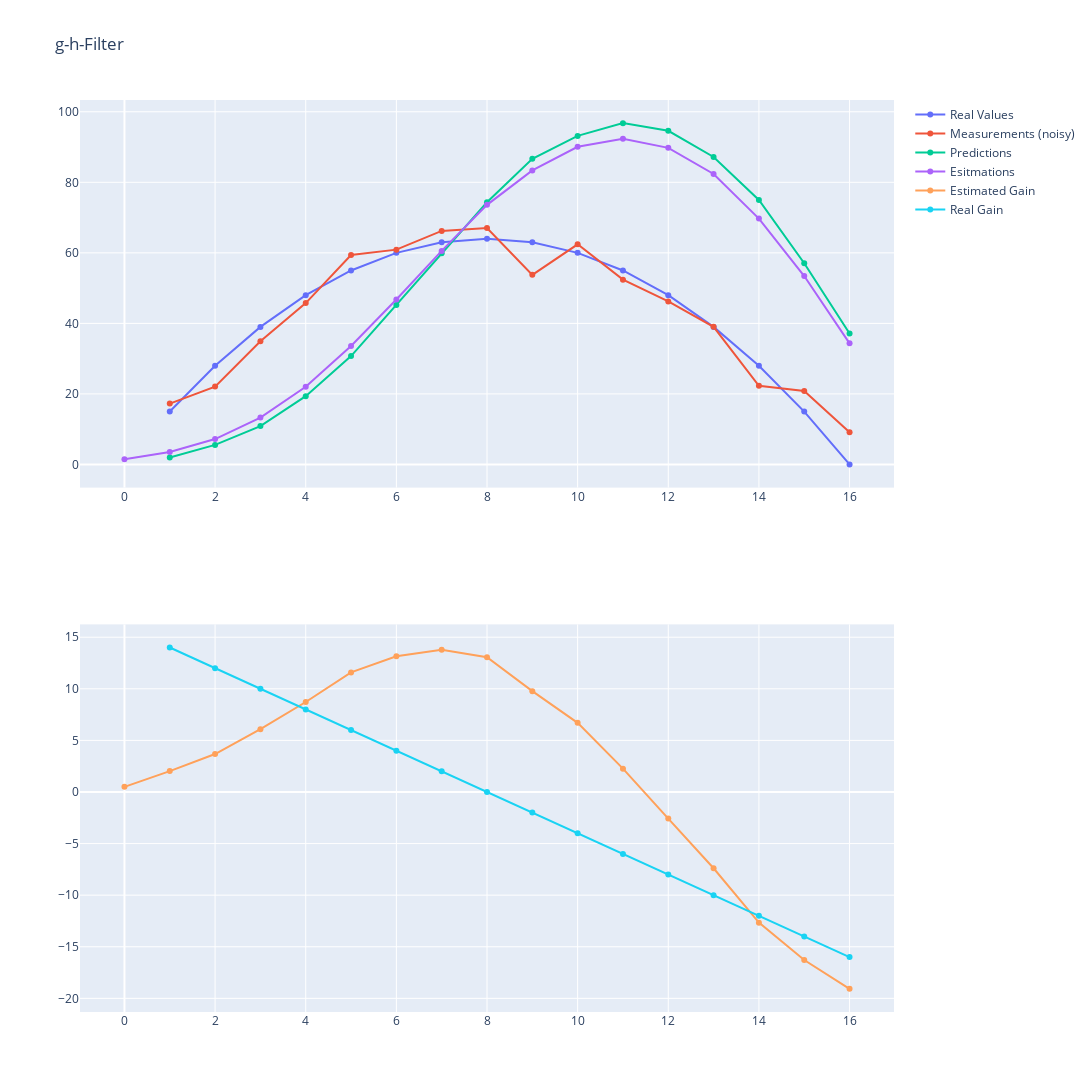

Here is the notebook cell this chart was saved with:
### Code cell
fig = make_subplots(
    rows=2,
    cols=1,
)

fig.add_scatter(x=t, y=f(t), name='Real Values', row=1, col=1)
fig.add_scatter(x=t, y=measurements, name='Measurements (noisy)', row=1, col=1)
fig.add_scatter(x=t, y=x_pred, name='Predictions', row=1, col=1)

fig.add_scatter(x=t0, y=x_est, name ='Esitmations', row=1, col=1)
fig.add_scatter(x=t0, y=dx, name='Estimated Gain', row=2, col=1)
fig.add_scatter(x=t, y=df(t), name='Real Gain', row=2, col=1)

(
    fig
    .update_layout(
        title="g-h-Filter",
        showlegend=True,
        width=1200,
        height=1600,
    )
    .update_traces(
        mode="lines+markers",
    )
)

### Figure 1 — Plotly figure (JSON) as saved in the notebook; plotly's stock layout.template omitted (floating-point values rounded to 4 significant figures)
{"data": [{"mode": "lines+markers", "name": "Real Values", "type": "scatter", "x": [1, 2, 3, 4, 5, 6, 7, 8, 9, 10, 11, 12, 13, 14, 15, 16], "xaxis": "x", "y": [15, 28, 39, 48, 55, 60, 63, 64, 63, 60, 55, 48, 39, 28, 15, 0], "yaxis": "y"}, {"mode": "lines+markers", "name": "Measurements (noisy)", "type": "scatter", "x": [1, 2, 3, 4, 5, 6, 7, 8, 9, 10, 11, 12, 13, 14, 15, 16], "xaxis": "x", "y": [17.26, 22.08, 34.94, 45.75, 59.38, 60.91, 66.22, 67.06, 53.77, 62.42, 52.4, 46.24, 39.02, 22.29, 20.86, 9.148], "yaxis": "y"}, {"mode": "lines+markers", "name": "Predictions", "type": "scatter", "x": [1, 2, 3, 4, 5, 6, 7, 8, 9, 10, 11, 12, 13, 14, 15, 16], "xaxis": "x", "y": [2, 5.552, 10.88, 19.37, 30.73, 45.18, 59.92, 74.34, 86.67, 93.15, 96.78, 94.6, 87.19, 74.98, 57.05, 37.15], "yaxis": "y"}, {"mode": "lines+markers", "name": "Esitmations", "type": "scatter", "x": [0, 1, 2, 3, 4, 5, 6, 7, 8, 9, 10, 11, 12, 13, 14, 15, 16], "xaxis": "x", "y": [1.5, 3.526, 7.205, 13.29, 22.01, 33.6, 46.76, 60.55, 73.61, 83.38, 90.08, 92.34, 89.76, 82.37, 69.71, 53.43, 34.35], "yaxis": "y"}, {"mode": "lines+markers", "name": "Estimated Gain", "type": "scatter", "x": [0, 1, 2, 3, 4, 5, 6, 7, 8, 9, 10, 11, 12, 13, 14, 15, 16], "xaxis": "x2", "y": [0.5, 2.026, 3.679, 6.085, 8.722, 11.59, 13.16, 13.79, 13.06, 9.772, 6.698, 2.261, -2.575, -7.392, -12.66, -16.28, -19.08], "yaxis": "y2"}, {"mode": "lines+markers", "name": "Real Gain", "type": "scatter", "x": [1, 2, 3, 4, 5, 6, 7, 8, 9, 10, 11, 12, 13, 14, 15, 16], "xaxis": "x2", "y": [14, 12, 10, 8, 6, 4, 2, 0, -2, -4, -6, -8, -10, -12, -14, -16], "yaxis": "y2"}], "layout": {"height": 1600, "showlegend": true, "title": {"text": "g-h-Filter"}, "width": 1200, "xaxis": {"anchor": "y", "autorange": true, "domain": [0, 1], "range": [-0.9697, 16.97], "type": "linear"}, "xaxis2": {"anchor": "y2", "autorange": true, "domain": [0, 1], "range": [-0.9697, 16.97], "type": "linear"}, "yaxis": {"anchor": "x", "autorange": true, "domain": [0.575, 1], "range": [-6.129, 102.9], "type": "linear"}, "yaxis2": {"anchor": "x2", "autorange": true, "domain": [0, 0.425], "range": [-21.18, 16.1], "type": "linear"}}}
